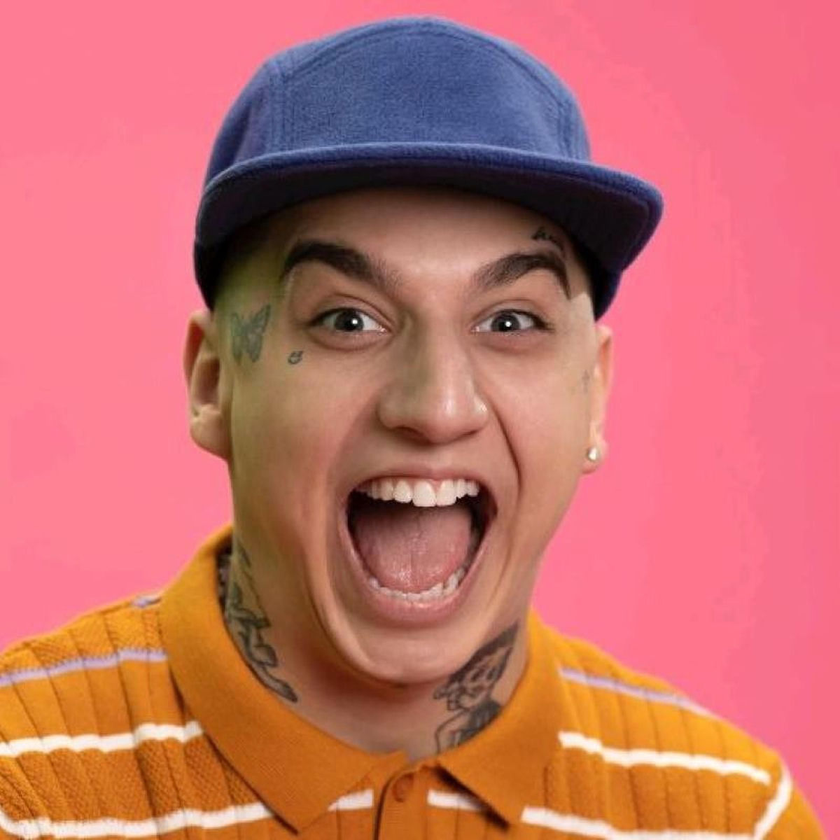
//> input picture resources/sobel.png, 840 x 840 px, shrunk from 1200 x 1200 before the run
$ ./main   (built with g++ and OpenCV 4)
//> lines starting //> are read from the running program, lines starting //| are printed output that depends on the picture
#include <iostream>
#include <opencv2/opencv.hpp>
#include <opencv2/highgui.hpp>
#include <opencv2/imgproc.hpp>


using namespace std;
using namespace cv;

int main()
{


    //read image
    Mat image = imread("./resources/sobel.png", IMREAD_GRAYSCALE);
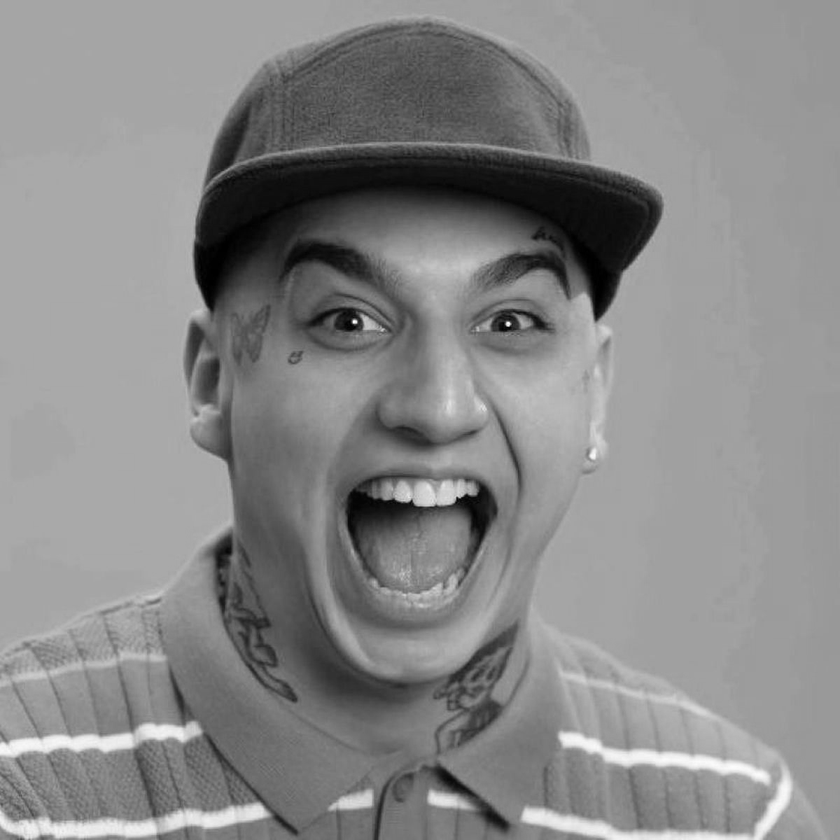
//> image: 840 rows x 840 cols, CV_8UC1; min 0, max 255, mean 136.2
    if (image.empty())
    {
        cerr << "Could not read image" << endl;
        return 1;
    }

    cout << "Image size: " << image.cols << "x" << image.rows << endl;
//| Image size: 840x840

    //apply sobel operator to image
    //matrix for horizontal sobel
    float horizontalSobel[3][3] = {{-1, 0, 1}, {-2, 0, 2}, {-1, 0, 1}};
    Mat SobX = Mat(3,3, CV_32F, horizontalSobel);
    //matrix for vertical sobel
    float verticalSobel[3][3] = {{-1, -2, -1}, {0, 0, 0}, {1, 2, 1}};
    Mat SobY = Mat(3,3, CV_32F, verticalSobel);

    //apply the sobel operators
    Mat grad_x = Mat::zeros(image.size(), CV_32F);
    Mat grad_y = Mat::zeros(image.size(), CV_32F);

    //magnitude
    Mat imagefxi = Mat::zeros(image.size(), CV_8U);
    Mat imagefyi = Mat::zeros(image.size(), CV_8U);


    Mat imageSobel = Mat::zeros(image.size(), CV_32F);

    for(int i = 0; i < image.rows; i++)
    {
        for(int j = 0; j < image.cols; j++)
        {
            float sumX = 0.0f;
            float sumY = 0.0f;
            for(int m = -1; m <= 1; m++)
            {
                for(int n = -1; n <= 1; n++)
                {
                    const int row = i + m;
                    const int col = j + n;
                    if (row < 0 || row >= image.rows || col < 0 || col >= image.cols)
                    {
                        continue;
                    }

                    sumX += image.at<uchar>(row, col) * SobX.at<float>(m + 1, n + 1);
                    sumY += image.at<uchar>(row, col) * SobY.at<float>(m + 1, n + 1);


                }
            }
            grad_x.at<float>(i, j) = sumX;
            grad_y.at<float>(i, j) = sumY;

            imagefxi.at<uchar>(i, j) = abs(sumX);
            imagefyi.at<uchar>(i, j) = abs(sumY);

            float magnitude = sqrt(sumX * sumX + sumY * sumY);
            imageSobel.at<float>(i, j) = magnitude;
        }
    }
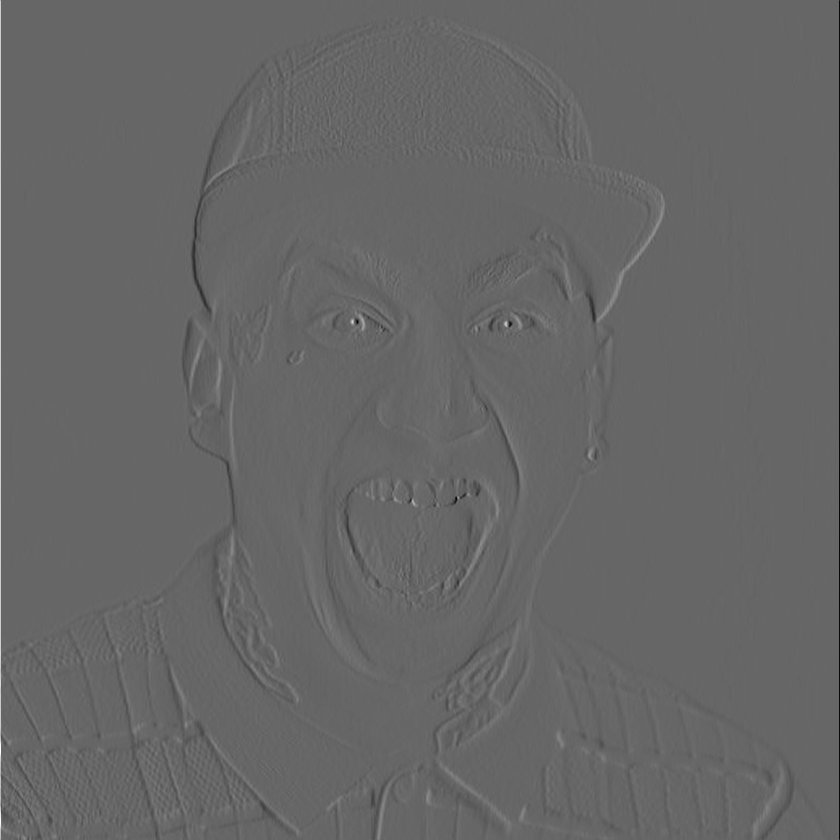
//> grad_x: 840 rows x 840 cols, CV_32FC1; min -662, max 982, mean -0.1; drawn with min black and max white
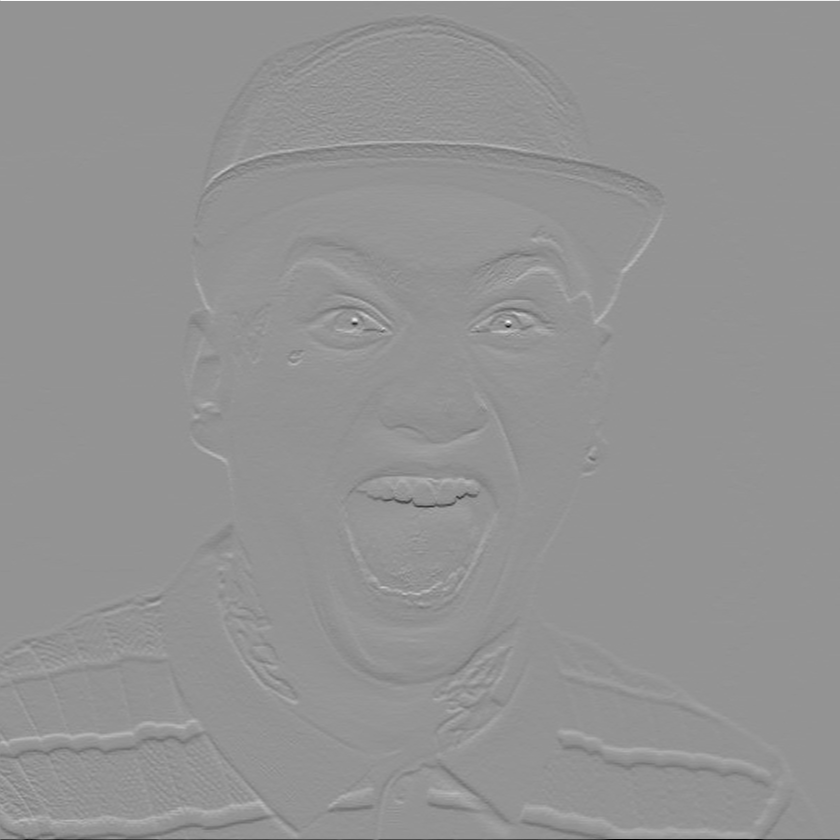
//> grad_y: 840 rows x 840 cols, CV_32FC1; min -962, max 699, mean -0.1; drawn with min black and max white
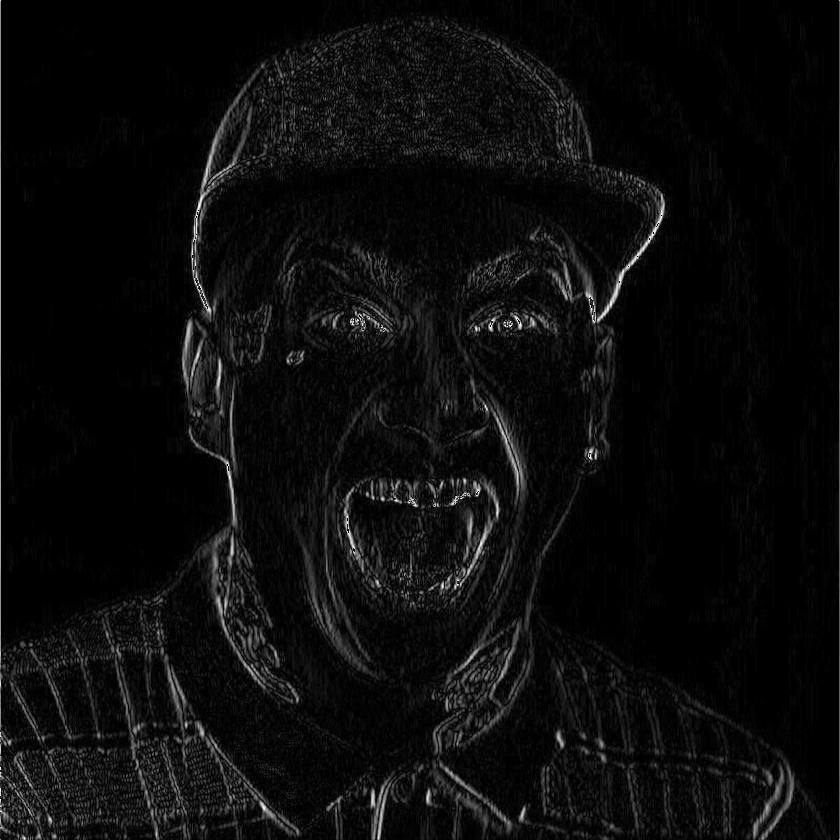
//> imagefxi: 840 rows x 840 cols, CV_8UC1; min 0, max 255, mean 11.9
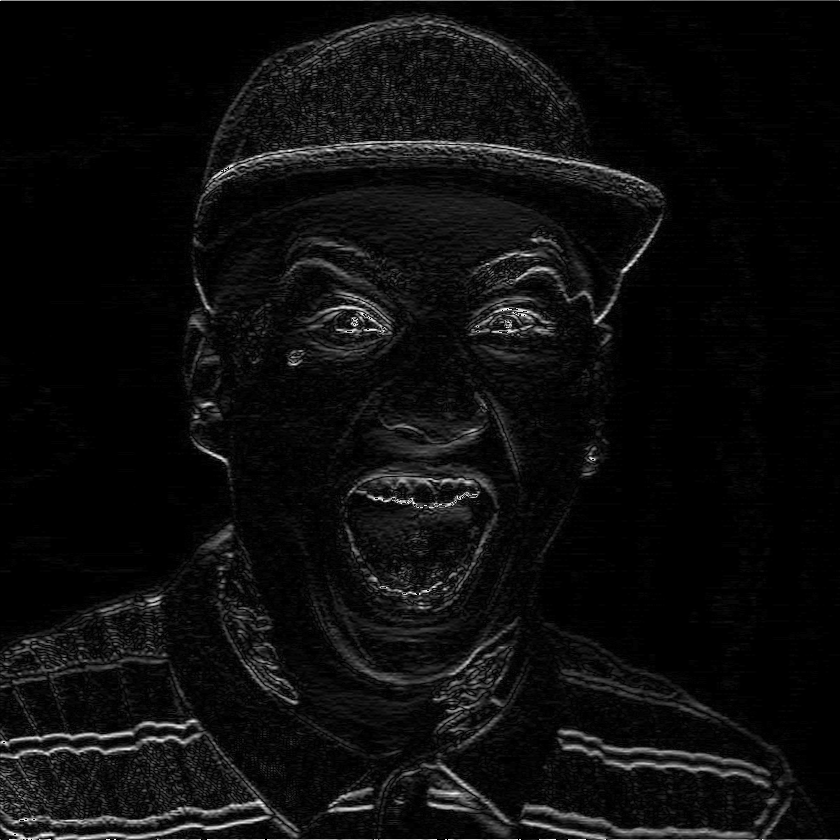
//> imagefyi: 840 rows x 840 cols, CV_8UC1; min 0, max 255, mean 13.1
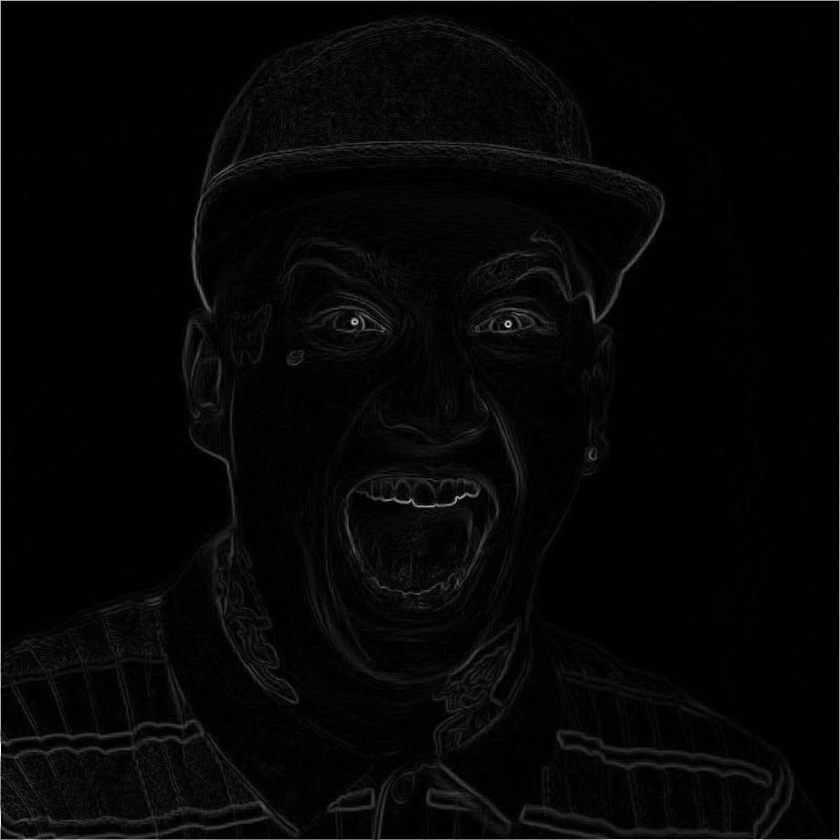
//> imageSobel: 840 rows x 840 cols, CV_32FC1; min 0, max 982, mean 22.7; drawn with min black and max white

    cout << "Ended" << endl;

    //show the results
    imshow("Original Image", image);
    imshow("Sobel X", grad_x);
    imshow("Sobel Y", grad_y);
    imshow("Magnitude X", imagefxi);
    imshow("Magnitude Y", imagefyi);
    imshow("Sobel Magnitude", imageSobel);

    //wait
    waitKey(0);

    return 0;

}
